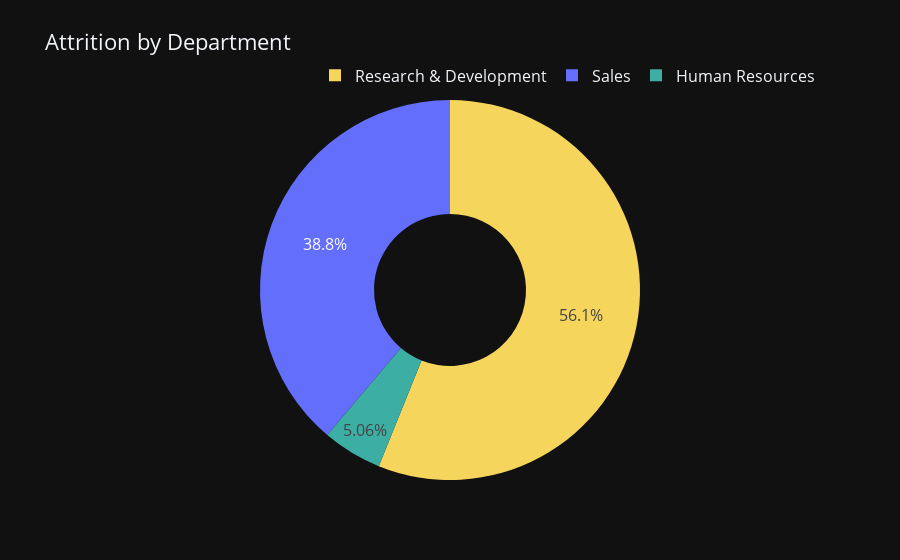

Source (notebook cell):
### Code cell
# Calculate the count of attrition by department
attrition_by = attr_data.groupby(['Department']).size().reset_index(name='Count')

# Create a donut chart
fig = go.Figure(data=[go.Pie(
    labels=attrition_by['Department'],
    values=attrition_by['Count'],
    hole=0.4,
    marker=dict(colors=['#3CAEA3', '#F6D55C']),
    textposition='inside'
)])

# Update the layout
fig.update_layout(title='Attrition by Department', font=dict(size=16), legend=dict(
    orientation="h", yanchor="bottom", y=1.02, xanchor="right", x=1
))

# Show the chart
fig.show()

### Figure 1 — Plotly figure (JSON) as saved in the notebook; plotly's stock layout.template omitted (floating-point values rounded to 4 significant figures)
{"data": [{"hole": 0.4, "labels": ["Human Resources", "Research & Development", "Sales"], "marker": {"colors": ["#3CAEA3", "#F6D55C"]}, "textposition": "inside", "type": "pie", "values": [12, 133, 92]}], "layout": {"autosize": true, "font": {"size": 16}, "legend": {"orientation": "h", "x": 1, "xanchor": "right", "y": 1.02, "yanchor": "bottom"}, "title": {"text": "Attrition by Department"}}}
